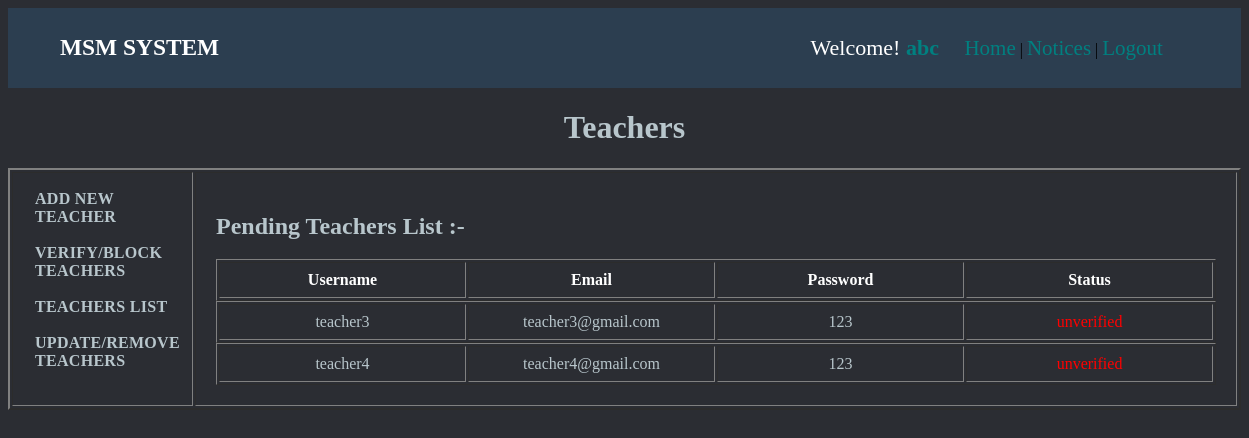
The app's page /views/admin/adminTeachers.php (signed in) with its own data.
### tables this page shows
CREATE TABLE `users` (
  `users` varchar(15) NOT NULL,
  `username` varchar(20) NOT NULL,
  `name` varchar(30) NOT NULL,
  `email` varchar(30) NOT NULL,
  `phone` varchar(11) NOT NULL,
  `dob` date NOT NULL,
  `gender` varchar(8) NOT NULL,
  `address` varchar(40) NOT NULL,
  `password` varchar(15) NOT NULL,
  `cpassword` varchar(15) NOT NULL,
  `status` varchar(20) NOT NULL
);

### views/admin/adminTeachers.php (the view, shortened to what this page needs)
<!DOCTYPE html>
<html lang="en">
<head>
    <link rel="stylesheet" href="../../assets/css/adminTeachers.css">
</head>
<body>
    <div class="top-section">
        <table style="width: 100%;">
            <tr>
            <td class="logo-title"><h3><a href="../adminHome.php">MSM SYSTEM</a></h3></td>
                <td style="width: 35%;">
                    <span class="welcome">Welcome! <span style="color: red;"> <b>
                        <a href="adminProfile.php?username=<?php echo $_COOKIE["loggedName"]; ?>" style="text-decoration: none;"><?php echo $_COOKIE["loggedName"]; ?></a>
                    </b></span></span>
                    <span class="top-menu">
                    <a href="../adminHome.php">Home</a>  |
                        <a href="../../views/admin/adminNoticesList.php">Notices</a>  |
                    <a href="../../controllers/logout.php">Logout</a>
                    </span>
                </td>
            </tr>
        </table>
    </div>
    <div class="main-section">
    <center>
    <h1 style="color: #B8C6CC;">Teachers</h1>
    <table border="2" style="width: 100%;">
        <tr>
            <td class="left-menu">
            <a href="../registration.php">Add New Teacher</a> <br> <br>
            <a href="adminTeachersAction.php">Verify/Block Teachers</a> <br> <br>
            <a href="adminTeachersList.php">Teachers List</a> <br> <br>
            <a href="TeachersupdateDelete.php">Update/Remove Teachers</a> <br> <br>
            </td>
            <td style="width: 75%; padding: 20px;">
<html>
    <h2 style="color: #B8C6CC;">Pending Teachers List :-</h2>
    <center>
    <table border="1" class="teacher-table">
    <tr>
        <th style="width: 200px;">Username</th>
        <th style="width: 200px;">Email</th>
        <th style="width: 200px;">Password</th>
        <th style="width: 200px;">Status</th>
    </tr>
</table>
    </center>
</html>
<?php
        $con = mysqli_connect('localhost', 'root', '', 'webtech');
        $sql = "select * from users where users = 'teacher' and status = 'unverified'";
        $res = mysqli_query($con, $sql);
        while($userArray = mysqli_fetch_assoc($res)){
?>
        <html>
        <center>
        <table border="1" class="teacher-table">
            <tr>
                <td style="width: 200px; "><?=$userArray['username']?></td>
                <td style="width: 200px; "><?=$userArray['email']?></td>
                <td style="width: 200px; "><?=$userArray['password']?></td>
                <td style="width: 200px; color:red;"><?=$userArray['status']?></td>
            </tr>
        </table>
        </center>
        </html>
        <?php
        }
?>
        </td>
        </tr>
    </table>
    </center>
    </div>
</body>
</html>

### assets/css/adminTeachers.css (style rules this page uses)
body { background-color: #2B2D33; }
.top-section { background-color: #2C3E50; margin: 0%; }
.logo-title { color: #B8C6CC; width: 65%; padding-left: 50px; font-size: 20px; }
.logo-title a { color: white; text-decoration: none; }
.welcome { font-size: 22px; color: white; }
.welcome a { text-decoration: none; color: #008080; }
.top-menu { padding-left: 20px; }
.top-menu a { text-decoration: none; color: #008080; font-size: 21px; }
.left-menu { width: 25%; padding: 10px; padding-left: 22px; }
.left-menu a { text-decoration: none; text-transform: uppercase; color: #B8C6CC; font-weight: 600; letter-spacing: 0.3px; }
.teacher-table { width: 1000px; text-align: center; }
.teacher-table th { text-align: center; padding: 8px; color: white; }
.teacher-table td { text-align: center; padding: 8px; color: #B8C6CC; }

### records on screen
users: username "teacher3", email "teacher3@gmail.com", password "123", status "unverified"
users: username "teacher4", email "teacher4@gmail.com", password "123", status "unverified"

### other values on screen
$_COOKIE["loggedName"] "abc"
